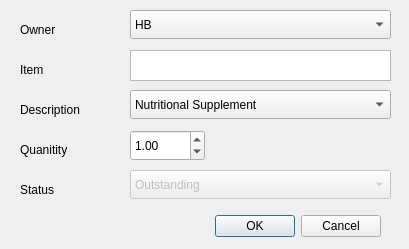
<?xml version="1.0" encoding="UTF-8"?>
<ui version="4.0">
 <class>add_order_window</class>
 <widget class="QDialog" name="add_order_window">
  <property name="geometry">
   <rect>
    <x>0</x>
    <y>0</y>
    <width>409</width>
    <height>249</height>
   </rect>
  </property>
  <property name="sizePolicy">
   <sizepolicy hsizetype="Fixed" vsizetype="Fixed">
    <horstretch>0</horstretch>
    <verstretch>0</verstretch>
   </sizepolicy>
  </property>
  <property name="minimumSize">
   <size>
    <width>409</width>
    <height>249</height>
   </size>
  </property>
  <property name="maximumSize">
   <size>
    <width>409</width>
    <height>249</height>
   </size>
  </property>
  <property name="windowTitle">
   <string>Order Tracker - Add Order</string>
  </property>
  <widget class="QDialogButtonBox" name="buttonBox">
   <property name="geometry">
    <rect>
     <x>40</x>
     <y>210</y>
     <width>341</width>
     <height>32</height>
    </rect>
   </property>
   <property name="orientation">
    <enum>Qt::Horizontal</enum>
   </property>
   <property name="standardButtons">
    <set>QDialogButtonBox::Cancel|QDialogButtonBox::Ok</set>
   </property>
  </widget>
  <widget class="QLabel" name="label_7">
   <property name="geometry">
    <rect>
     <x>20</x>
     <y>180</y>
     <width>101</width>
     <height>20</height>
    </rect>
   </property>
   <property name="text">
    <string>Status</string>
   </property>
  </widget>
  <widget class="QLabel" name="label_6">
   <property name="geometry">
    <rect>
     <x>20</x>
     <y>140</y>
     <width>101</width>
     <height>20</height>
    </rect>
   </property>
   <property name="text">
    <string>Quanitity</string>
   </property>
  </widget>
  <widget class="QLabel" name="label_4">
   <property name="geometry">
    <rect>
     <x>20</x>
     <y>60</y>
     <width>101</width>
     <height>20</height>
    </rect>
   </property>
   <property name="text">
    <string>Item</string>
   </property>
  </widget>
  <widget class="QLabel" name="label_3">
   <property name="geometry">
    <rect>
     <x>20</x>
     <y>20</y>
     <width>101</width>
     <height>20</height>
    </rect>
   </property>
   <property name="text">
    <string>Owner</string>
   </property>
  </widget>
  <widget class="QLabel" name="label_5">
   <property name="geometry">
    <rect>
     <x>20</x>
     <y>100</y>
     <width>101</width>
     <height>20</height>
    </rect>
   </property>
   <property name="text">
    <string>Description</string>
   </property>
  </widget>
  <widget class="QTextEdit" name="item_edit">
   <property name="geometry">
    <rect>
     <x>130</x>
     <y>50</y>
     <width>261</width>
     <height>31</height>
    </rect>
   </property>
  </widget>
  <widget class="QDoubleSpinBox" name="quantity_spin_box">
   <property name="geometry">
    <rect>
     <x>130</x>
     <y>130</y>
     <width>75</width>
     <height>31</height>
    </rect>
   </property>
   <property name="minimum">
    <double>0.100000000000000</double>
   </property>
   <property name="maximum">
    <double>99999.000000000000000</double>
   </property>
   <property name="value">
    <double>1.000000000000000</double>
   </property>
  </widget>
  <widget class="QComboBox" name="owner_combo_box">
   <property name="geometry">
    <rect>
     <x>130</x>
     <y>10</y>
     <width>261</width>
     <height>29</height>
    </rect>
   </property>
   <item>
    <property name="text">
     <string>HB</string>
    </property>
   </item>
   <item>
    <property name="text">
     <string>GB</string>
    </property>
   </item>
   <item>
    <property name="text">
     <string>MB</string>
    </property>
   </item>
   <item>
    <property name="text">
     <string>AD</string>
    </property>
   </item>
   <item>
    <property name="text">
     <string>CE</string>
    </property>
   </item>
   <item>
    <property name="text">
     <string>AH</string>
    </property>
   </item>
   <item>
    <property name="text">
     <string>LH</string>
    </property>
   </item>
   <item>
    <property name="text">
     <string>NH</string>
    </property>
   </item>
   <item>
    <property name="text">
     <string>CL</string>
    </property>
   </item>
   <item>
    <property name="text">
     <string>DL</string>
    </property>
   </item>
   <item>
    <property name="text">
     <string>LL</string>
    </property>
   </item>
   <item>
    <property name="text">
     <string>CP</string>
    </property>
   </item>
   <item>
    <property name="text">
     <string>SP</string>
    </property>
   </item>
   <item>
    <property name="text">
     <string>PSS</string>
    </property>
   </item>
   <item>
    <property name="text">
     <string>All Residents</string>
    </property>
   </item>
   <item>
    <property name="text">
     <string>Other</string>
    </property>
   </item>
  </widget>
  <widget class="QComboBox" name="status_combo_box">
   <property name="enabled">
    <bool>false</bool>
   </property>
   <property name="geometry">
    <rect>
     <x>130</x>
     <y>170</y>
     <width>261</width>
     <height>29</height>
    </rect>
   </property>
   <item>
    <property name="text">
     <string>Outstanding</string>
    </property>
   </item>
   <item>
    <property name="text">
     <string>Complete</string>
    </property>
   </item>
  </widget>
  <widget class="QComboBox" name="description_combo_box">
   <property name="geometry">
    <rect>
     <x>130</x>
     <y>90</y>
     <width>261</width>
     <height>29</height>
    </rect>
   </property>
   <item>
    <property name="text">
     <string>Nutritional Supplement</string>
    </property>
   </item>
   <item>
    <property name="text">
     <string>Liquids (mls)</string>
    </property>
   </item>
   <item>
    <property name="text">
     <string>Dressings</string>
    </property>
   </item>
   <item>
    <property name="text">
     <string>Injections</string>
    </property>
   </item>
   <item>
    <property name="text">
     <string>Capsules</string>
    </property>
   </item>
   <item>
    <property name="text">
     <string>Nebules</string>
    </property>
   </item>
   <item>
    <property name="text">
     <string>Sachets</string>
    </property>
   </item>
   <item>
    <property name="text">
     <string>Creams</string>
    </property>
   </item>
   <item>
    <property name="text">
     <string>Caplets</string>
    </property>
   </item>
   <item>
    <property name="text">
     <string>Tablets</string>
    </property>
   </item>
   <item>
    <property name="text">
     <string>Feeds</string>
    </property>
   </item>
   <item>
    <property name="text">
     <string>Other</string>
    </property>
   </item>
  </widget>
 </widget>
 <tabstops>
  <tabstop>owner_combo_box</tabstop>
  <tabstop>item_edit</tabstop>
  <tabstop>description_combo_box</tabstop>
  <tabstop>quantity_spin_box</tabstop>
  <tabstop>status_combo_box</tabstop>
 </tabstops>
 <resources/>
 <connections>
  <connection>
   <sender>buttonBox</sender>
   <signal>accepted()</signal>
   <receiver>add_order_window</receiver>
   <slot>accept()</slot>
   <hints>
    <hint type="sourcelabel">
     <x>248</x>
     <y>254</y>
    </hint>
    <hint type="destinationlabel">
     <x>157</x>
     <y>274</y>
    </hint>
   </hints>
  </connection>
  <connection>
   <sender>buttonBox</sender>
   <signal>rejected()</signal>
   <receiver>add_order_window</receiver>
   <slot>reject()</slot>
   <hints>
    <hint type="sourcelabel">
     <x>316</x>
     <y>260</y>
    </hint>
    <hint type="destinationlabel">
     <x>286</x>
     <y>274</y>
    </hint>
   </hints>
  </connection>
 </connections>
</ui>
